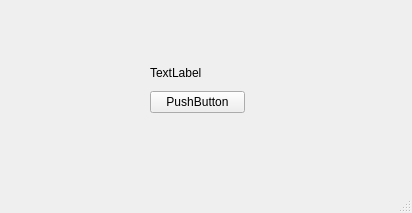
<?xml version="1.0" encoding="UTF-8"?>
<ui version="4.0">
 <class>MainWindow</class>
 <widget class="QMainWindow" name="MainWindow">
  <property name="geometry">
   <rect>
    <x>0</x>
    <y>0</y>
    <width>412</width>
    <height>213</height>
   </rect>
  </property>
  <property name="windowTitle">
   <string>MainWindow</string>
  </property>
  <widget class="QWidget" name="centralwidget">
   <widget class="QWidget" name="">
    <property name="geometry">
     <rect>
      <x>150</x>
      <y>60</y>
      <width>95</width>
      <height>53</height>
     </rect>
    </property>
    <layout class="QVBoxLayout" name="verticalLayout">
     <item>
      <widget class="QLabel" name="label">
       <property name="text">
        <string>TextLabel</string>
       </property>
      </widget>
     </item>
     <item>
      <widget class="QPushButton" name="pushButton">
       <property name="text">
        <string>PushButton</string>
       </property>
      </widget>
     </item>
    </layout>
   </widget>
  </widget>
  <widget class="QMenuBar" name="menubar">
   <property name="geometry">
    <rect>
     <x>0</x>
     <y>0</y>
     <width>412</width>
     <height>26</height>
    </rect>
   </property>
  </widget>
  <widget class="QStatusBar" name="statusbar"/>
 </widget>
 <resources/>
 <connections>
  <connection>
   <sender>pushButton</sender>
   <signal>clicked()</signal>
   <receiver>label</receiver>
   <slot>clear()</slot>
   <hints>
    <hint type="sourcelabel">
     <x>177</x>
     <y>120</y>
    </hint>
    <hint type="destinationlabel">
     <x>178</x>
     <y>92</y>
    </hint>
   </hints>
  </connection>
 </connections>
</ui>
